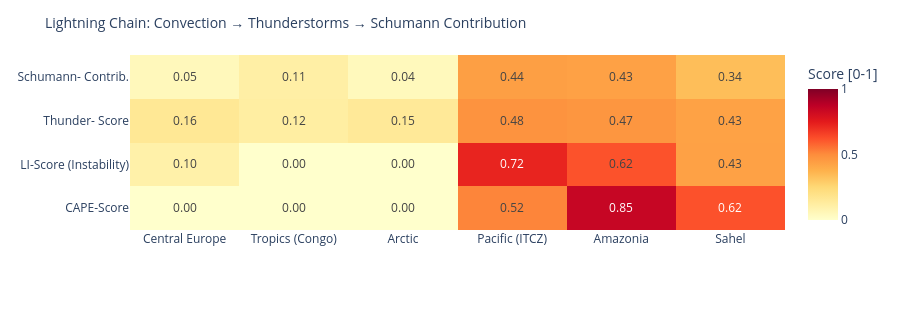

The notebook cell saved with this chart:
### Code cell
# ============================================================
# LIGHTNING CHAIN: Convection → Thunderstorms → Schumann
# Shows the causal chain per measurement point as heatmap
# ============================================================

def cape_score(v):
    """CAPE → normalized score [0,1]"""
    if v is None or pd.isna(v): return 0.0
    return min(1.0, float(v) / 3000)

def li_score(v):
    """Lifted Index: negative = unstable → score [0,1]"""
    if v is None or pd.isna(v): return 0.3
    return min(1.0, max(0.0, (-float(v) + 6) / 12))

def cloud_score(v):
    if v is None or pd.isna(v): return 0.3
    return float(v) / 100

def thunder_score(row):
    """Kombinierter Gewitterwahrscheinlichkeits-Score
    CAPE + LI + Bedeckung + WMO-Gewitter + konvektiver Niederschlag (showers)
    Hinweis: X-Ray und Kp sind kein Bestandteil – nur geomagn./solarer Kontext.
    """
    cs = cape_score(row.get('cape'))
    ls = li_score(row.get('li'))
    cl = cloud_score(row.get('cloud'))
    t  = 1.0 if row.get('thunderstorm') else 0.0
    # Convective precipitation (showers) as additional indicator
    sh = min(1.0, (row.get('showers') or 0) / 5.0)
    return round(cs * 0.30 + ls * 0.25 + cl * 0.15 + t * 0.20 + sh * 0.10, 3)

def schumann_contribution(t_score, lat):
    """Schumann contribution: higher in tropics (±30°), scaled by thunderstorm score"""
    lat_weight = max(0.3, 1.0 - abs(lat) / 60)
    return round(t_score * lat_weight, 3)

df_atm['cape_score']   = df_atm.apply(lambda r: cape_score(r['cape']), axis=1)
df_atm['li_score']     = df_atm.apply(lambda r: li_score(r['li']),    axis=1)
df_atm['thunder_score']= df_atm.apply(lambda r: thunder_score(r.to_dict()), axis=1)
df_atm['schumann_contribution'] = df_atm.apply(
    lambda r: schumann_contribution(r['thunder_score'], r['lat']), axis=1)

metrics = ['cape_score', 'li_score', 'thunder_score', 'schumann_contribution']
labels  = ['CAPE-Score', 'LI-Score\n(Instability)', 'Thunder-\nScore', 'Schumann-\nContrib.']
z_data  = [df_atm[m].tolist() for m in metrics]

fig = go.Figure(go.Heatmap(
    z=z_data,
    x=df_atm['point'].tolist(),
    y=labels,
    colorscale='YlOrRd',
    zmin=0, zmax=1,
    text=[[f'{v:.2f}' for v in row] for row in z_data],
    texttemplate='%{text}', textfont=dict(size=12),
    colorbar=dict(title='Score [0-1]')
))
fig.update_layout(
    title=dict(text='Lightning Chain: Convection → Thunderstorms → Schumann Contribution', font=dict(size=14)),
    height=310,
    plot_bgcolor='rgba(0,0,0,0)', paper_bgcolor='rgba(0,0,0,0)',
    margin=dict(l=130, r=80, t=55, b=80)
)
fig.show()

### Figure 1 — Plotly figure (JSON) as saved in the notebook; plotly's stock layout.template omitted (floating-point values rounded to 4 significant figures)
{"data": [{"colorbar": {"title": {"text": "Score [0-1]"}}, "colorscale": [[0.0, "rgb(255,255,204)"], [0.125, "rgb(255,237,160)"], [0.25, "rgb(254,217,118)"], [0.375, "rgb(254,178,76)"], [0.5, "rgb(253,141,60)"], [0.625, "rgb(252,78,42)"], [0.75, "rgb(227,26,28)"], [0.875, "rgb(189,0,38)"], [1.0, "rgb(128,0,38)"]], "text": [["0.00", "0.00", "0.00", "0.52", "0.85", "0.62"], ["0.10", "0.00", "0.00", "0.72", "0.62", "0.43"], ["0.16", "0.12", "0.15", "0.48", "0.47", "0.43"], ["0.05", "0.11", "0.04", "0.44", "0.43", "0.34"]], "textfont": {"size": 12}, "texttemplate": "%{text}", "type": "heatmap", "x": ["Central Europe", "Tropics (Congo)", "Arctic", "Pacific (ITCZ)", "Amazonia", "Sahel"], "y": ["CAPE-Score", "LI-Score\n(Instability)", "Thunder-\nScore", "Schumann-\nContrib."], "z": [[0.0, 0.0, 0.0, 0.5167, 0.8467, 0.62], [0.1, 0.0, 0.0, 0.725, 0.6167, 0.4333], [0.157, 0.12, 0.15, 0.48, 0.47, 0.429], [0.047, 0.112, 0.045, 0.44, 0.431, 0.336]], "zmax": 1, "zmin": 0}], "layout": {"height": 310, "margin": {"b": 80, "l": 130, "r": 80, "t": 55}, "paper_bgcolor": "rgba(0,0,0,0)", "plot_bgcolor": "rgba(0,0,0,0)", "title": {"font": {"size": 14}, "text": "Lightning Chain: Convection → Thunderstorms → Schumann Contribution"}}}
